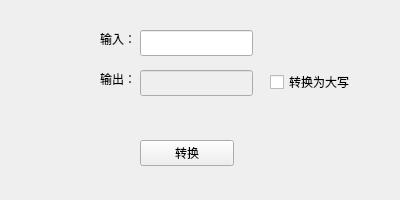
<?xml version="1.0" encoding="UTF-8"?>
<ui version="4.0">
 <class>MainWindow</class>
 <widget class="QWidget" name="MainWindow">
  <property name="geometry">
   <rect>
    <x>0</x>
    <y>0</y>
    <width>400</width>
    <height>200</height>
   </rect>
  </property>
  <property name="minimumSize">
   <size>
    <width>400</width>
    <height>200</height>
   </size>
  </property>
  <property name="maximumSize">
   <size>
    <width>400</width>
    <height>200</height>
   </size>
  </property>
  <property name="windowTitle">
   <string>大小写转换器</string>
  </property>
  <widget class="QPushButton" name="pushButtonConvert">
   <property name="geometry">
    <rect>
     <x>140</x>
     <y>140</y>
     <width>94</width>
     <height>26</height>
    </rect>
   </property>
   <property name="cursor">
    <cursorShape>PointingHandCursor</cursorShape>
   </property>
   <property name="text">
    <string>转换</string>
   </property>
  </widget>
  <widget class="QLineEdit" name="lineEditInput">
   <property name="geometry">
    <rect>
     <x>140</x>
     <y>30</y>
     <width>113</width>
     <height>26</height>
    </rect>
   </property>
  </widget>
  <widget class="QLineEdit" name="lineEditOutput">
   <property name="enabled">
    <bool>false</bool>
   </property>
   <property name="geometry">
    <rect>
     <x>140</x>
     <y>70</y>
     <width>113</width>
     <height>26</height>
    </rect>
   </property>
  </widget>
  <widget class="QLabel" name="labelInput">
   <property name="geometry">
    <rect>
     <x>100</x>
     <y>30</y>
     <width>41</width>
     <height>18</height>
    </rect>
   </property>
   <property name="text">
    <string>输入：</string>
   </property>
  </widget>
  <widget class="QLabel" name="labelOutput">
   <property name="geometry">
    <rect>
     <x>100</x>
     <y>70</y>
     <width>41</width>
     <height>18</height>
    </rect>
   </property>
   <property name="text">
    <string>输出：</string>
   </property>
  </widget>
  <widget class="QCheckBox" name="checkBox">
   <property name="geometry">
    <rect>
     <x>270</x>
     <y>70</y>
     <width>101</width>
     <height>24</height>
    </rect>
   </property>
   <property name="cursor">
    <cursorShape>PointingHandCursor</cursorShape>
   </property>
   <property name="text">
    <string>转换为大写</string>
   </property>
  </widget>
 </widget>
 <resources/>
 <connections/>
</ui>
